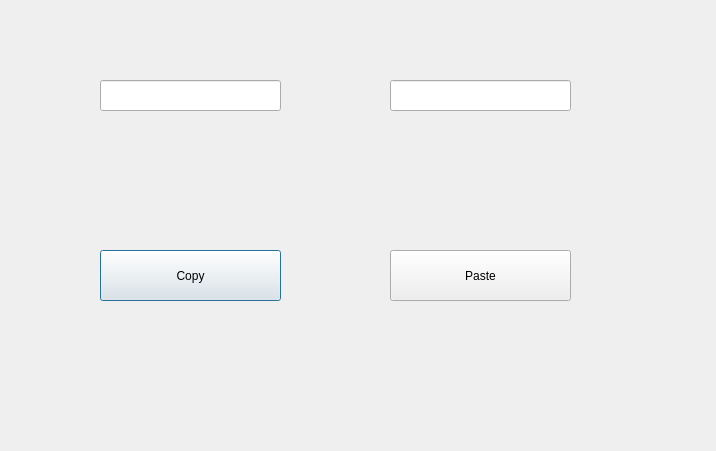
<?xml version="1.0" encoding="UTF-8"?>
<ui version="4.0">
 <class>Dialog</class>
 <widget class="QDialog" name="Dialog">
  <property name="geometry">
   <rect>
    <x>0</x>
    <y>0</y>
    <width>716</width>
    <height>451</height>
   </rect>
  </property>
  <property name="windowTitle">
   <string>Dialog</string>
  </property>
  <widget class="QPushButton" name="pushButton">
   <property name="geometry">
    <rect>
     <x>100</x>
     <y>250</y>
     <width>181</width>
     <height>51</height>
    </rect>
   </property>
   <property name="text">
    <string>Copy</string>
   </property>
  </widget>
  <widget class="QPushButton" name="pushButton_2">
   <property name="geometry">
    <rect>
     <x>390</x>
     <y>250</y>
     <width>181</width>
     <height>51</height>
    </rect>
   </property>
   <property name="text">
    <string>Paste</string>
   </property>
  </widget>
  <widget class="QLineEdit" name="lineEdit">
   <property name="geometry">
    <rect>
     <x>100</x>
     <y>80</y>
     <width>181</width>
     <height>31</height>
    </rect>
   </property>
  </widget>
  <widget class="QLineEdit" name="lineEdit_2">
   <property name="geometry">
    <rect>
     <x>390</x>
     <y>80</y>
     <width>181</width>
     <height>31</height>
    </rect>
   </property>
  </widget>
 </widget>
 <resources/>
 <connections>
  <connection>
   <sender>pushButton</sender>
   <signal>released()</signal>
   <receiver>lineEdit</receiver>
   <slot>selectAll()</slot>
   <hints>
    <hint type="sourcelabel">
     <x>191</x>
     <y>251</y>
    </hint>
    <hint type="destinationlabel">
     <x>187</x>
     <y>101</y>
    </hint>
   </hints>
  </connection>
  <connection>
   <sender>pushButton</sender>
   <signal>released()</signal>
   <receiver>lineEdit</receiver>
   <slot>copy()</slot>
   <hints>
    <hint type="sourcelabel">
     <x>248</x>
     <y>252</y>
    </hint>
    <hint type="destinationlabel">
     <x>241</x>
     <y>107</y>
    </hint>
   </hints>
  </connection>
  <connection>
   <sender>pushButton_2</sender>
   <signal>clicked()</signal>
   <receiver>lineEdit_2</receiver>
   <slot>paste()</slot>
   <hints>
    <hint type="sourcelabel">
     <x>487</x>
     <y>256</y>
    </hint>
    <hint type="destinationlabel">
     <x>486</x>
     <y>97</y>
    </hint>
   </hints>
  </connection>
  <connection>
   <sender>pushButton_2</sender>
   <signal>pressed()</signal>
   <receiver>lineEdit_2</receiver>
   <slot>selectAll()</slot>
   <hints>
    <hint type="sourcelabel">
     <x>455</x>
     <y>256</y>
    </hint>
    <hint type="destinationlabel">
     <x>450</x>
     <y>107</y>
    </hint>
   </hints>
  </connection>
 </connections>
</ui>
